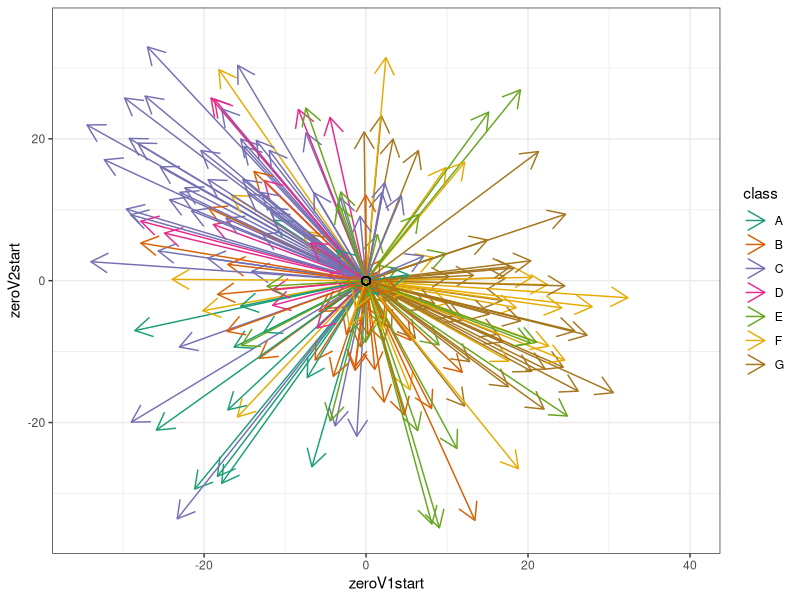

Reproduce this figure in R.
#Read in ggplot2 and grid, for the arrows

library(ggplot2)
library(grid)

#Read in the data

data <- read.table("./0.centered_zero.txt", header=TRUE)

#Produce graph with centered arrows

p <- ggplot(data, aes(x=zeroV1start, y=zeroV2start, xend=zeroV1end, yend=zeroV2end, color=class))

p + geom_segment(arrow=arrow(length=unit(0.5, "cm"))) + geom_point(aes(x=0, y=0), shape=1, colour="black", size=2.5) + scale_colour_brewer(type="qual", palette=2)+ theme_bw() + xlim(c(-35,40)) + ylim(c(-35, 35))
